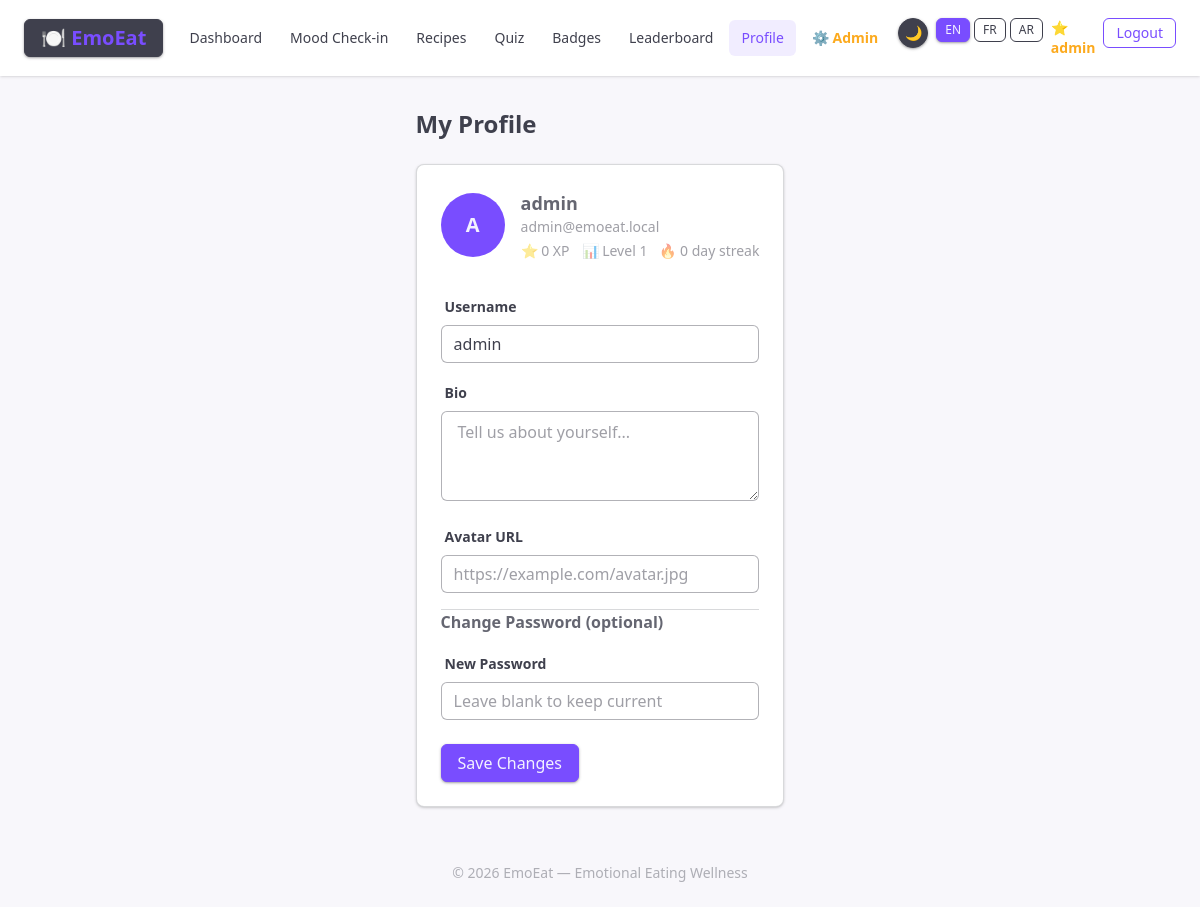
Screenshot of /profile (signed in) with the database file from the repository.
### tables this page shows
CREATE TABLE IF NOT EXISTS users (
    id          INT AUTO_INCREMENT PRIMARY KEY,
    username    VARCHAR(50)  NOT NULL UNIQUE,
    email       VARCHAR(120) NOT NULL UNIQUE,
    password_hash VARCHAR(255) NOT NULL,
    avatar_url  VARCHAR(255) DEFAULT NULL,
    bio         TEXT         DEFAULT NULL,
    xp          INT          NOT NULL DEFAULT 0,
    level       INT          NOT NULL DEFAULT 1,
    streak_days INT          NOT NULL DEFAULT 0,
    last_login  DATETIME     DEFAULT NULL,
    is_admin    TINYINT(1)   NOT NULL DEFAULT 0,
    created_at  DATETIME     NOT NULL DEFAULT CURRENT_TIMESTAMP,
    updated_at  DATETIME     NOT NULL DEFAULT CURRENT_TIMESTAMP ON UPDATE CURRENT_TIMESTAMP
);

### app/Core/Controller.php (called while the page is built, shortened)
<?php
abstract class Controller
{
    protected function view(string $viewName, array $data = []): void
    {
        extract($data);
        $viewFile = BASE_PATH . '/app/Views/' . str_replace('.', '/', $viewName) . '.php';
        require $viewFile;
        require BASE_PATH . '/app/Views/layouts/main.php';
    }
    protected function requireAuth(): int
    {
        return Session::userId();
    }
}

### app/Controllers/ProfileController.php (called while the page is built, shortened)
<?php
class ProfileController extends Controller
{
    public function index(): void
    {
        $userId = $this->requireAuth();
        $user = User::find($userId);
        $this->view('profile.index', compact('user', 'error', 'success'));
    }
}

### app/Core/App.php (called while the page is built, shortened)
<?php
class App
{
    private static ?App $instance = null;
    private array $config;
    private Router $router;
    private function __construct(array $config)
    {
        $this->config = $config;
        $this->router = new Router();
    }
    public static function getInstance(array $config = []): self
    {
        if (self::$instance === null) {
            self::$instance = new self($config);
        }
        return self::$instance;
    }
    public function getConfig(): array
    {
        return $this->config;
    }
    private function registerRoutes(): void
    {
        $this->router->add('GET',  '/',             'Auth',           'loginForm');
        $this->router->add('GET',  '/login',        'Auth',           'loginForm');
        $this->router->add('POST', '/login',        'Auth',           'doLogin');
        $this->router->add('GET',  '/register',     'Auth',           'registerForm');
        $this->router->add('POST', '/register',     'Auth',           'doRegister');
        $this->router->add('GET',  '/logout',       'Auth',           'logout');
        $this->router->add('GET',  '/dashboard',    'Dashboard',      'index');
        $this->router->add('GET',  '/profile',      'Profile',        'index');
        $this->router->add('POST', '/profile',      'Profile',        'update');
        $this->router->add('GET',  '/checkin',      'Emotion',        'form');
        $this->router->add('POST', '/checkin',      'Emotion',        'submit');
        $this->router->add('GET',  '/recommendations', 'Recommendation', 'index');
        $this->router->add('GET',  '/quiz',         'Quiz',           'index');
        $this->router->add('POST', '/quiz/generate','Quiz',           'generate');
        $this->router->add('GET',  '/quiz/take/{id}', 'Quiz',        'take');
        $this->router->add('POST', '/quiz/submit',  'Quiz',           'submit');
        $this->router->add('GET',  '/quiz/result/{id}', 'Quiz',      'result');
        $this->router->add('GET',  '/badges',       'Gamification',   'badges');
        $this->router->add('GET',  '/leaderboard',  'Gamification',   'leaderboard');
        $this->router->add('GET',  '/lang/{locale}', 'Language',     'switchLang');
        $this->router->add('POST', '/api/quiz/generate', 'Api',      'generateQuiz');
        $this->router->add('POST', '/api/recommend',     'Api',      'recommend');
        $this->router->add('GET',  '/api/emotions',      'Api',      'emotions');
        $this->router->add('GET',  '/api/profile',       'Api',      'profile');
        $this->router->add('POST', '/api/mcp/invoke',    'Api',      'mcpInvoke');
        $this->router->add('GET',  '/admin',                'Admin', 'index');
        $this->router->add('GET',  '/admin/users',          'Admin', 'users');
        $this->router->add('GET',  '/admin/users/edit/{id}','Admin', 'userEdit');
        $this->router->add('POST', '/admin/users/edit/{id}','Admin', 'userUpdate');
        $this->router->add('POST', '/admin/users/delete/{id}','Admin','userDelete');
        $this->router->add('GET',  '/admin/llm',            'Admin', 'llmConfig');
        $this->router->add('POST', '/admin/llm',            'Admin', 'llmConfigSave');
        $this->router->add('POST', '/admin/llm/test',       'Admin', 'llmTest');
        $this->router->add('GET',  '/admin/mcp',            'Admin', 'mcpConfig');
        $this->router->add('POST', '/admin/mcp/test',       'Admin', 'mcpTest');
    }
    public function run(): void
    {
        $method = $_SERVER['REQUEST_METHOD'];
        $uri = parse_url($_SERVER['REQUEST_URI'], PHP_URL_PATH);
        $match = $this->router->match($method, $uri);
        $action = $match['action'];
        $params = $match['params'];
        $controller = new $controllerName($this->config);
        $controller->$action(...$params);
    }
}

### public/index.php (called while the page is built, shortened)
<?php
spl_autoload_register(function (string $class) {
    $prefix = 'App\\';
    $baseDir = BASE_PATH . '/app/';
    $relativeClass = substr($class, strlen($prefix));
    $file = $baseDir . str_replace('\\', '/', $relativeClass) . '.php';
});
$config = require BASE_PATH . '/app/Config/config.php';
$app = App::getInstance($config);
$app->run();

### app/Core/I18n.php (called while the page is built, shortened)
<?php
class I18n
{
    private static ?self $instance = null;
    private string $locale;
    private array  $messages = [];
    private function __construct(string $locale)
    {
        $this->locale = in_array($locale, self::SUPPORTED, true) ? $locale : 'en';
    }
    public static function getInstance(): self
    {
        if (self::$instance === null) {
            $locale = Session::get('locale', 'en');
            self::$instance = new self($locale);
        }
        return self::$instance;
    }
    public function t(string $key, mixed ...$args): string
    {
        $text = $this->messages[$key] ?? $key;
        if (!empty($args)) {
            $text = sprintf($text, ...$args);
        }
        return $text;
    }
    private function load(): void
    {
        $file = BASE_PATH . '/app/Lang/' . $this->locale . '.php';
        if (file_exists($file)) {
            $this->messages = require $file;
        }
    }
}
    function __(string $key, mixed ...$args): string
    {
        return \App\Core\I18n::getInstance()->t($key, ...$args);
    }

### app/Core/Session.php (called while the page is built, shortened)
<?php
class Session
{
    public static function isLoggedIn(): bool
    {
        return isset($_SESSION['user_id']) && $_SESSION['user_id'] > 0;
    }
    public static function userId(): int
    {
        return (int)($_SESSION['user_id'] ?? 0);
    }
}

### app/Core/Model.php (called while the page is built, shortened)
<?php
abstract class Model
{
    protected static string $table = '';
    protected static string $primaryKey = 'id';
    protected array $attributes = [];
    public function __get(string $name): mixed
    {
        return $this->attributes[$name] ?? null;
    }
    public function __isset(string $name): bool
    {
        return isset($this->attributes[$name]);
    }
    public function fill(array $data): self
    {
        foreach ($data as $key => $value) {
            $this->attributes[$key] = $value;
        }
        return $this;
    }
    protected static function pdo(): \PDO
    {
        $config = App::getInstance()->getConfig();
        return Database::getInstance($config['db'])->getPdo();
    }
    public static function find(int $id): ?static
    {
        $table = static::$table;
        $pk = static::$primaryKey;
        $stmt = static::pdo()->prepare("SELECT * FROM {$table} WHERE {$pk} = :id LIMIT 1");
        $stmt->execute([':id' => $id]);
        $row = $stmt->fetch();
        $model = new static($row);
        $model->exists = true;
        return $model;
    }
}

### app/Core/Database.php (called while the page is built, shortened)
<?php
class Database
{
    private static ?Database $instance = null;
    private \PDO $pdo;
    private function __construct(array $dbConfig)
    {
        $dsn = sprintf(
            'mysql:host=%s;port=%s;dbname=%s;charset=utf8mb4',
            $dbConfig['host'],
            $dbConfig['port'],
            $dbConfig['name']
        );
        $this->pdo = new \PDO($dsn, $dbConfig['user'], $dbConfig['pass'], [
            \PDO::ATTR_ERRMODE            => \PDO::ERRMODE_EXCEPTION,
            \PDO::ATTR_DEFAULT_FETCH_MODE => \PDO::FETCH_ASSOC,
            \PDO::ATTR_EMULATE_PREPARES   => false,
        ]);
    }
    public static function getInstance(array $dbConfig): self
    {
        if (self::$instance === null) {
            self::$instance = new self($dbConfig);
        }
        return self::$instance;
    }
    public function getPdo(): \PDO
    {
        return $this->pdo;
    }
}

### app/Views/profile/index.php (the view, shortened to what this page needs)
<div class="max-w-xl mx-auto">
    <h1 class="text-2xl font-bold mb-6"><?= __('profile_title') ?></h1>
    <div class="card card-border bg-base-100">
        <div class="card-body">
            <div class="flex items-center gap-4 mb-6">
                <?php if ($user->avatar_url): ?>
                    <img src="<?= htmlspecialchars($user->avatar_url) ?>" alt="Avatar" class="w-16 h-16 rounded-full object-cover">
                <?php else: ?>
                    <div class="w-16 h-16 bg-primary text-primary-content flex items-center justify-center rounded-full text-xl font-bold">
                        <?= strtoupper(substr($user->username, 0, 1)) ?>
                    </div>
                <?php endif; ?>
                <div>
                    <h2 class="text-lg font-bold"><?= htmlspecialchars($user->username) ?></h2>
                    <p class="text-sm text-base-content/50"><?= htmlspecialchars($user->email) ?></p>
                    <div class="flex gap-3 mt-1 text-sm text-base-content/50">
                        <span>⭐ <?= __('profile_xp', (int)$user->xp) ?></span>
                        <span>📊 <?= __('profile_level', (int)$user->level) ?></span>
                        <span>🔥 <?= __('profile_streak', (int)$user->streak_days) ?></span>
                    </div>
                </div>
            </div>
            <form method="POST" action="/profile">
                <div class="mb-4">
                    <label for="username" class="label-text font-semibold mb-1"><?= __('profile_username') ?></label>
                    <input type="text" id="username" name="username"
                           value="<?= htmlspecialchars($user->username) ?>"
                           required minlength="3" maxlength="50"
                           class="input w-full">
                </div>
                <div class="mb-4">
                    <label for="bio" class="label-text font-semibold mb-1"><?= __('profile_bio') ?></label>
                    <textarea id="bio" name="bio" rows="3"
                              placeholder="<?= __('profile_bio_placeholder') ?>"
                              class="textarea textarea-bordered w-full"><?= htmlspecialchars($user->bio ?? '') ?></textarea>
                </div>
                <div class="mb-4">
                    <label for="avatar_url" class="label-text font-semibold mb-1"><?= __('profile_avatar') ?></label>
                    <input type="url" id="avatar_url" name="avatar_url"
                           value="<?= htmlspecialchars($user->avatar_url ?? '') ?>"
                           placeholder="https://example.com/avatar.jpg"
                           class="input w-full">
                </div>
                <div class="divider"></div>
                <h3 class="font-bold mb-4"><?= __('profile_change_pw') ?></h3>
                <div class="mb-6">
                    <label for="new_password" class="label-text font-semibold mb-1"><?= __('profile_new_pw') ?></label>
                    <input type="password" id="new_password" name="new_password"
                           placeholder="<?= __('profile_new_pw_hint') ?>" minlength="6"
                           class="input w-full">
                </div>
                <button type="submit" class="btn btn-primary"><?= __('profile_save') ?></button>
            </form>
        </div>
    </div>
</div>

### rows the page displays
users: username "A", username "admin", email "admin@emoeat.local", xp "0 XP", level "Level 1", streak_days "0 day streak"

### other values shown
__('nav_dashboard') "Dashboard"
__('nav_checkin') "Mood Check-in"
__('nav_recipes') "Recipes"
__('nav_quiz') "Quiz"
__('nav_badges') "Badges"
__('nav_leaderboard') "Leaderboard"
__('nav_profile') "Profile"
__('nav_logout') "Logout"
__('profile_title') "My Profile"
__('profile_username') "Username"
__('profile_bio') "Bio"
__('profile_avatar') "Avatar URL"
__('profile_change_pw') "Change Password (optional)"
__('profile_new_pw') "New Password"
__('profile_save') "Save Changes"
